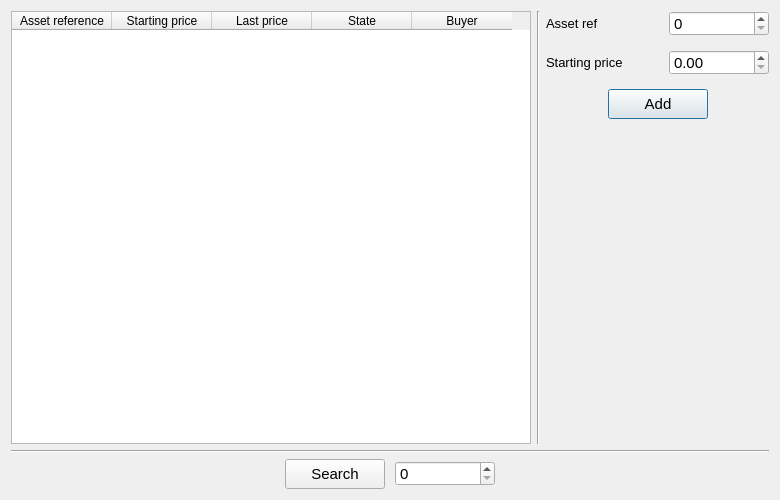
<?xml version="1.0" encoding="UTF-8"?>
<ui version="4.0">
 <class>AssetListView</class>
 <widget class="QDialog" name="AssetListView">
  <property name="geometry">
   <rect>
    <x>0</x>
    <y>0</y>
    <width>780</width>
    <height>500</height>
   </rect>
  </property>
  <property name="minimumSize">
   <size>
    <width>780</width>
    <height>500</height>
   </size>
  </property>
  <property name="maximumSize">
   <size>
    <width>780</width>
    <height>500</height>
   </size>
  </property>
  <property name="windowTitle">
   <string>Bid application - Asset list view</string>
  </property>
  <layout class="QGridLayout" name="gridLayout">
   <item row="0" column="0">
    <layout class="QVBoxLayout" name="verticalLayout_2">
     <item>
      <layout class="QHBoxLayout" name="horizontalLayout_5">
       <item>
        <widget class="QTableWidget" name="assetTable">
         <property name="sizePolicy">
          <sizepolicy hsizetype="Expanding" vsizetype="MinimumExpanding">
           <horstretch>0</horstretch>
           <verstretch>0</verstretch>
          </sizepolicy>
         </property>
         <property name="minimumSize">
          <size>
           <width>520</width>
           <height>0</height>
          </size>
         </property>
         <property name="maximumSize">
          <size>
           <width>505</width>
           <height>16777215</height>
          </size>
         </property>
         <property name="editTriggers">
          <set>QAbstractItemView::NoEditTriggers</set>
         </property>
         <property name="sortingEnabled">
          <bool>true</bool>
         </property>
         <column>
          <property name="text">
           <string>Asset reference</string>
          </property>
         </column>
         <column>
          <property name="text">
           <string>Starting price</string>
          </property>
         </column>
         <column>
          <property name="text">
           <string>Last price</string>
          </property>
         </column>
         <column>
          <property name="text">
           <string>State</string>
          </property>
         </column>
         <column>
          <property name="text">
           <string>Buyer</string>
          </property>
         </column>
        </widget>
       </item>
       <item>
        <widget class="Line" name="line_2">
         <property name="orientation">
          <enum>Qt::Vertical</enum>
         </property>
        </widget>
       </item>
       <item>
        <layout class="QVBoxLayout" name="verticalLayout">
         <property name="spacing">
          <number>14</number>
         </property>
         <property name="sizeConstraint">
          <enum>QLayout::SetFixedSize</enum>
         </property>
         <item>
          <layout class="QHBoxLayout" name="horizontalLayout_2">
           <property name="sizeConstraint">
            <enum>QLayout::SetFixedSize</enum>
           </property>
           <item>
            <widget class="QLabel" name="label">
             <property name="font">
              <font>
               <pointsize>10</pointsize>
              </font>
             </property>
             <property name="text">
              <string>Asset ref</string>
             </property>
            </widget>
           </item>
           <item>
            <widget class="QSpinBox" name="assetRef">
             <property name="minimumSize">
              <size>
               <width>100</width>
               <height>25</height>
              </size>
             </property>
             <property name="maximumSize">
              <size>
               <width>100</width>
               <height>25</height>
              </size>
             </property>
             <property name="font">
              <font>
               <pointsize>11</pointsize>
              </font>
             </property>
             <property name="maximum">
              <number>999999999</number>
             </property>
            </widget>
           </item>
          </layout>
         </item>
         <item>
          <layout class="QHBoxLayout" name="horizontalLayout_4">
           <property name="spacing">
            <number>0</number>
           </property>
           <property name="sizeConstraint">
            <enum>QLayout::SetFixedSize</enum>
           </property>
           <item>
            <widget class="QLabel" name="label_2">
             <property name="font">
              <font>
               <pointsize>10</pointsize>
              </font>
             </property>
             <property name="text">
              <string>Starting price</string>
             </property>
            </widget>
           </item>
           <item>
            <widget class="QDoubleSpinBox" name="startingPrice">
             <property name="minimumSize">
              <size>
               <width>100</width>
               <height>25</height>
              </size>
             </property>
             <property name="maximumSize">
              <size>
               <width>100</width>
               <height>25</height>
              </size>
             </property>
             <property name="font">
              <font>
               <pointsize>11</pointsize>
              </font>
             </property>
             <property name="maximum">
              <double>99999999999.000000000000000</double>
             </property>
            </widget>
           </item>
          </layout>
         </item>
         <item>
          <layout class="QHBoxLayout" name="horizontalLayout_3">
           <property name="spacing">
            <number>0</number>
           </property>
           <property name="sizeConstraint">
            <enum>QLayout::SetFixedSize</enum>
           </property>
           <property name="bottomMargin">
            <number>0</number>
           </property>
           <item>
            <spacer name="horizontalSpacer">
             <property name="orientation">
              <enum>Qt::Horizontal</enum>
             </property>
             <property name="sizeHint" stdset="0">
              <size>
               <width>40</width>
               <height>20</height>
              </size>
             </property>
            </spacer>
           </item>
           <item>
            <widget class="QPushButton" name="addBtn">
             <property name="minimumSize">
              <size>
               <width>100</width>
               <height>30</height>
              </size>
             </property>
             <property name="maximumSize">
              <size>
               <width>16777215</width>
               <height>30</height>
              </size>
             </property>
             <property name="font">
              <font>
               <pointsize>11</pointsize>
              </font>
             </property>
             <property name="text">
              <string>Add</string>
             </property>
            </widget>
           </item>
           <item>
            <spacer name="horizontalSpacer_2">
             <property name="orientation">
              <enum>Qt::Horizontal</enum>
             </property>
             <property name="sizeHint" stdset="0">
              <size>
               <width>40</width>
               <height>20</height>
              </size>
             </property>
            </spacer>
           </item>
          </layout>
         </item>
         <item>
          <spacer name="verticalSpacer">
           <property name="orientation">
            <enum>Qt::Vertical</enum>
           </property>
           <property name="sizeHint" stdset="0">
            <size>
             <width>20</width>
             <height>40</height>
            </size>
           </property>
          </spacer>
         </item>
        </layout>
       </item>
      </layout>
     </item>
     <item>
      <widget class="Line" name="line">
       <property name="orientation">
        <enum>Qt::Horizontal</enum>
       </property>
      </widget>
     </item>
     <item>
      <layout class="QHBoxLayout" name="horizontalLayout">
       <property name="spacing">
        <number>10</number>
       </property>
       <item>
        <spacer name="horizontalSpacer_3">
         <property name="orientation">
          <enum>Qt::Horizontal</enum>
         </property>
         <property name="sizeHint" stdset="0">
          <size>
           <width>40</width>
           <height>20</height>
          </size>
         </property>
        </spacer>
       </item>
       <item>
        <widget class="QPushButton" name="searchBtn">
         <property name="minimumSize">
          <size>
           <width>100</width>
           <height>30</height>
          </size>
         </property>
         <property name="maximumSize">
          <size>
           <width>100</width>
           <height>30</height>
          </size>
         </property>
         <property name="font">
          <font>
           <pointsize>11</pointsize>
          </font>
         </property>
         <property name="text">
          <string>Search</string>
         </property>
        </widget>
       </item>
       <item>
        <widget class="QSpinBox" name="idInput">
         <property name="minimumSize">
          <size>
           <width>100</width>
           <height>25</height>
          </size>
         </property>
         <property name="maximumSize">
          <size>
           <width>100</width>
           <height>25</height>
          </size>
         </property>
         <property name="font">
          <font>
           <pointsize>11</pointsize>
          </font>
         </property>
         <property name="maximum">
          <number>999999999</number>
         </property>
        </widget>
       </item>
       <item>
        <spacer name="horizontalSpacer_4">
         <property name="orientation">
          <enum>Qt::Horizontal</enum>
         </property>
         <property name="sizeHint" stdset="0">
          <size>
           <width>40</width>
           <height>20</height>
          </size>
         </property>
        </spacer>
       </item>
      </layout>
     </item>
    </layout>
   </item>
  </layout>
 </widget>
 <resources/>
 <connections/>
</ui>
